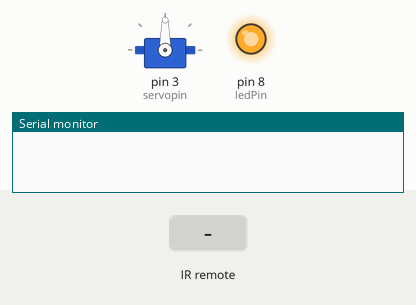
Recording of a sketch running on a simulated Arduino Uno, built with avr-gcc and run on an emulated ATmega328P. On the bench: servo, output pins drawn as LEDs (lit = HIGH), the last lines printed to the serial monitor. Inputs (shaded band) come from the test bench.

Above: at 1.2 s.
1.3 s: infrared code 0xFD20DF received
At 2.9 s:
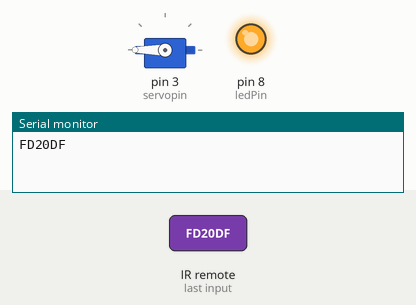
3.3 s: infrared code 0xFD609F received
At 4.4 s:
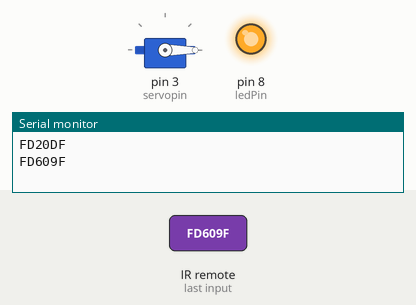
Timing chart, 0 to 6.3 s (numbered marks = the images above; inputs shaded):
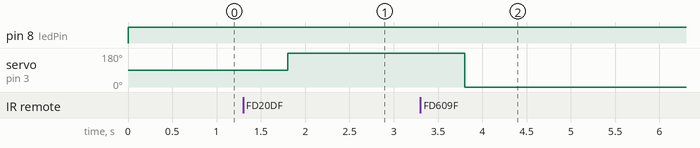

Measured:
- after the input at 1.3 s, servo on pin 3 (servopin): 90° → 180° after 0.50 s
- after the input at 3.3 s, servo on pin 3 (servopin): 180° → 0° after 0.50 s

The sketch:

servo_ir_project_1_with_delay.ino
```cpp
#include <IRremote.h>
#include  <Servo.h>
int ledPin=8;
int IRpin=9;
IRrecv IR(IRpin);
decode_results cmd;
int servopos1=180;
int servopos2=0;
int servopin=3;
int finalpos= 90;
Servo myservo;


void setup() {
  Serial.begin(9600);
  IR.enableIRIn();
 myservo.attach(servopin);
 pinMode(ledPin,OUTPUT);
}

void loop() {
  digitalWrite(ledPin,HIGH);


  while(IR.decode(&cmd)==0) {

}

Serial.println(cmd.value,HEX);
delay(500);
IR.resume();
if (cmd.value==0xFD20DF)  {


myservo.write(servopos1);


}


 else if (cmd.value== 0xFD609F ) {


myservo.write(servopos2);


  }

  else {


    myservo.write(finalpos);

  }


}
```
